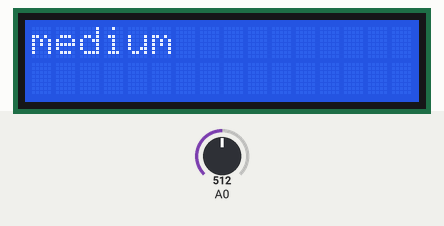
This sketch was run on a simulated Arduino Uno, built with avr-gcc and run on an emulated ATmega328P. Shown: 16×2 character LCD. Inputs (shaded band) come from the test bench; at power-on: A0 = 512. What the sketch prints to the serial monitor is not drawn.

Above: at 1.2 s.
1.3 s: A0 set to 580
At 2.5 s:
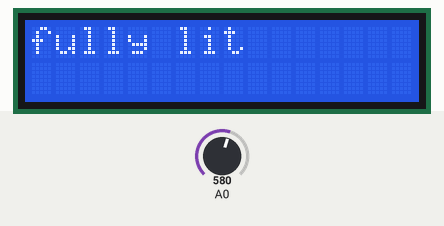
5.4 s: A0 set to 370
At 6.8 s:
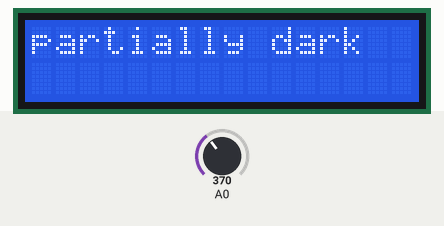
9.5 s: A0 set to 190
At 10.9 s:
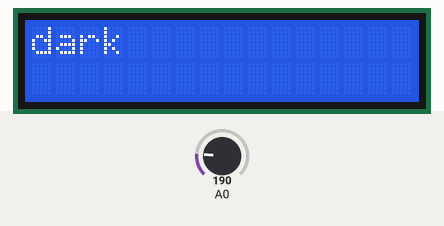
13.6 s: A0 set to 840
At 14.5 s:
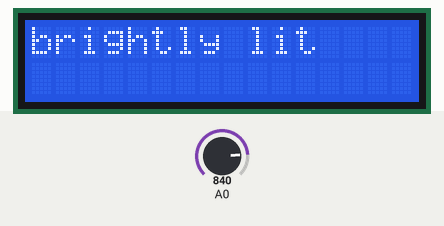
17.7 s: A0 set to 820
At 18.9 s:
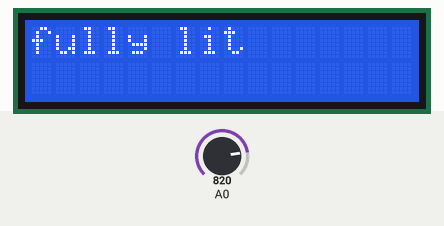
21.8 s: A0 set to 900
At 22.9 s:
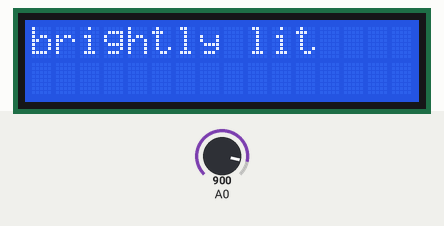
Timing chart, 0 to 24.8 s (numbered marks = the images above; inputs shaded):
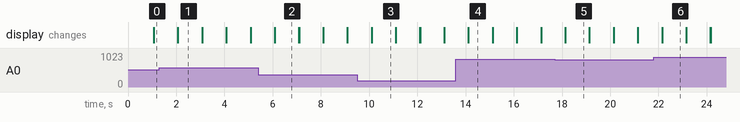

Measured:
- after the input at 1.3 s, the display: first differs from a run without the input after 0.77 s (image 1)
- after the input at 5.4 s, the display: first differs from a run without the input after 0.69 s (image 2)
- after the input at 9.5 s, the display: first differs from a run without the input after 0.60 s (image 3)
- after the input at 13.6 s, the display: first differs from a run without the input after 0.52 s (image 4)
- after the input at 17.7 s, the display: first differs from a run without the input after 0.43 s (image 5)
- after the input at 21.8 s, the display: first differs from a run without the input after 0.35 s (image 6)
- what the display in image 1 shows lasts 1.0 s, from 2.1 s to 3.1 s

The sketch:

mdanq2Lab4.ino
```cpp
/*
  Matthew Danque mdanq2@uic.edu 653044344
  Lab 4 - Photoresistor
  Kaz 8 am Tuesday
  This lab is supposed to use the photoresistor to detech the light level in the room, displaying the result on the LCD board
  I assume that the sensor would be more sensitive to open room light but it just isnt as good as the second sensor i have
  References:
  https://playground.arduino.cc/Learning/PhotoResistor/
  https://www.allaboutcircuits.com/projects/using-the-arduinos-analog-io/#:~:text=as%20digital%20signals.-,The%20Arduino%20can%20input%20and%20output%20analog%20signals%20as%20well,%2Ddigital%20converter%20(ADC)
  https://forum.arduino.cc/t/problems-with-light-sensor/324626
*/

// include the library code:
#include <LiquidCrystal.h>

// initialize the library by associating any needed LCD interface pin
// with the arduino pin number it is connected to
const int rs = 12, en = 11, d4 = 5, d5 = 4, d6 = 3, d7 = 2;
LiquidCrystal lcd(rs, en, d4, d5, d6, d7);

String result;
int photoSensValues;

void setup() {
  pinMode(A0, INPUT);
  lcd.begin(16, 2);
  Serial.begin(9600);
}

void loop() {
  photoSensValues = analogRead(A0); //reads in the from the photosensor attached to analog pin a0
  Serial.println(photoSensValues);
  lcd.setCursor(0, 0); //makes sure it starts top row
  //if cases based off whatt values come in for the lab room
  if (photoSensValues <= 200) {
    result = "dark";
  } else if (photoSensValues <= 380) {
    result = "partially dark";
  } else if (photoSensValues <= 570) {
    result = "medium";
  } else if (photoSensValues < 830 ) {
    result = "fully lit";
  } else if (photoSensValues >= 830) {
    result = "brightly lit";
  }
  lcd.print(result);
  delay(1000); //so the LCD doesnt spazz out
  lcd.clear(); //makes sure the result always refreshes
}
```
